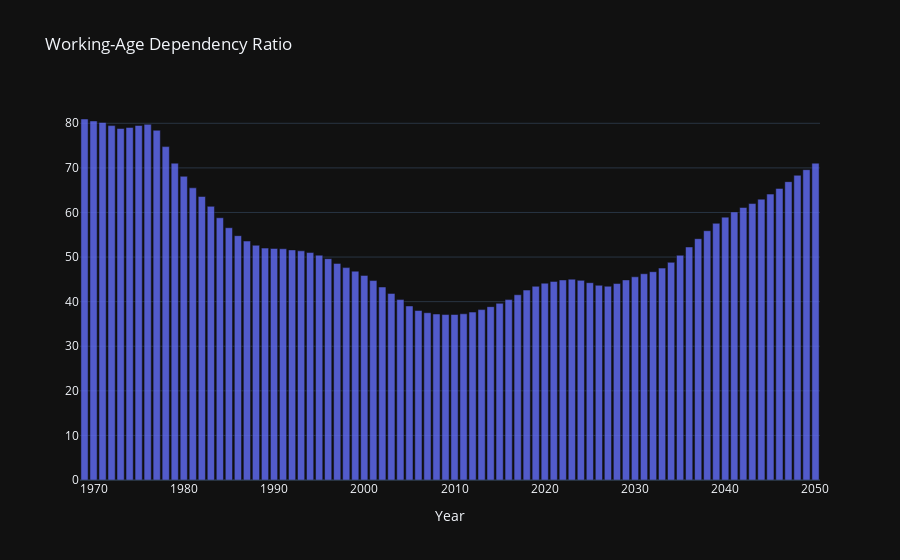

Notebook source saved alongside this figure:
### Markdown cell above
`Figure of Dependancy Ratio`

### Code cell
# from amgad data
fig3 = go.Figure( )
fig3.add_trace(go.Bar(x=df2["Year"], y=df2["Age dependency ratio (% of working-age population) [SP.POP.DPND]"], name="Age dependency ratio (% of working-age population)",
                       opacity=0.8)  )
fig3.update_layout(template='plotly_dark', title="Working-Age Dependency Ratio", xaxis_title="Year",
                   )
fig3.show()

### Figure 1 — Plotly figure (JSON) as saved in the notebook; plotly's stock layout.template omitted (floating-point values rounded to 4 significant figures)
{"data": [{"name": "Age dependency ratio (% of working-age population)", "opacity": 0.8, "type": "bar", "x": [1969, 1970, 1971, 1972, 1973, 1974, 1975, 1976, 1977, 1978, 1979, 1980, 1981, 1982, 1983, 1984, 1985, 1986, 1987, 1988, 1989, 1990, 1991, 1992, 1993, 1994, 1995, 1996, 1997, 1998, 1999, 2000, 2001, 2002, 2003, 2004, 2005, 2006, 2007, 2008, 2009, 2010, 2011, 2012, 2013, 2014, 2015, 2016, 2017, 2018, 2019, 2020, 2021, 2022, 2023, 2024, 2025, 2026, 2027, 2028, 2029, 2030, 2031, 2032, 2033, 2034, 2035, 2036, 2037, 2038, 2039, 2040, 2041, 2042, 2043, 2044, 2045, 2046, 2047, 2048, 2049, 2050], "y": [80.96, 80.52, 80.19, 79.48, 78.83, 79.06, 79.51, 79.76, 78.44, 74.77, 71.06, 68.11, 65.53, 63.58, 61.38, 58.81, 56.58, 54.79, 53.59, 52.64, 52.01, 51.93, 51.86, 51.6, 51.39, 51.01, 50.42, 49.64, 48.58, 47.63, 46.83, 45.89, 44.73, 43.28, 41.84, 40.46, 39.03, 38.01, 37.51, 37.22, 37.1, 37.12, 37.27, 37.66, 38.21, 38.88, 39.62, 40.46, 41.54, 42.59, 43.44, 44.14, 44.55, 44.86, 45.04, 44.77, 44.25, 43.66, 43.45, 44.06, 44.87, 45.57, 46.25, 46.71, 47.52, 48.82, 50.4, 52.26, 54.12, 55.91, 57.57, 58.96, 60.12, 61.11, 62.0, 62.98, 64.12, 65.4, 66.91, 68.33, 69.6, 71.06]}], "layout": {"title": {"text": "Working-Age Dependency Ratio"}, "xaxis": {"title": {"text": "Year"}}}}
